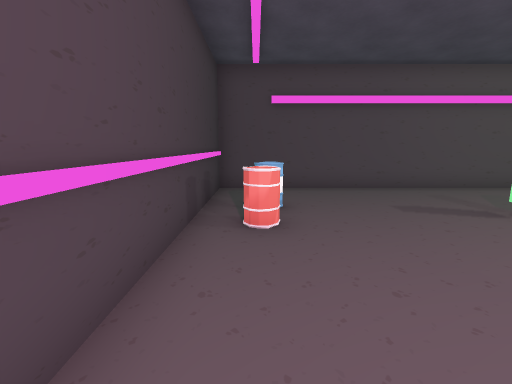
View 1 (above)

20 first-person views from a walk through a scene from a Unity 3-D project. The camera is 1.4 m above the floor, tilts 10° down and sees 90° across. The floor is counted in squares, 1 m on a side. Each view is taken from the middle of a square. On the plan, view 1 faces up. The plan holds only what a view shows up to about 13 squares ahead; the rest is blank. Some animated figures are not drawn.

View 2
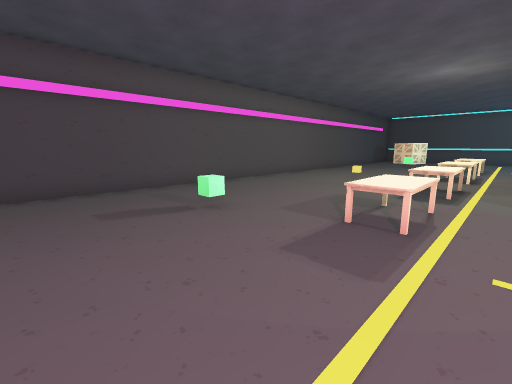

View 3
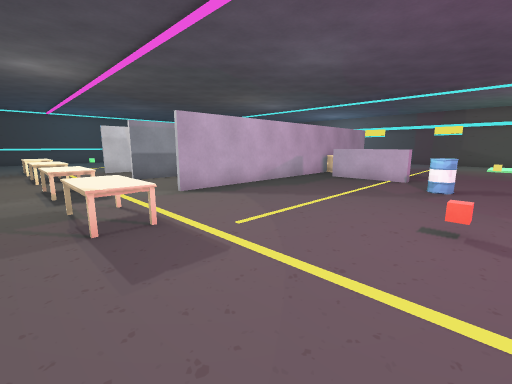

View 4
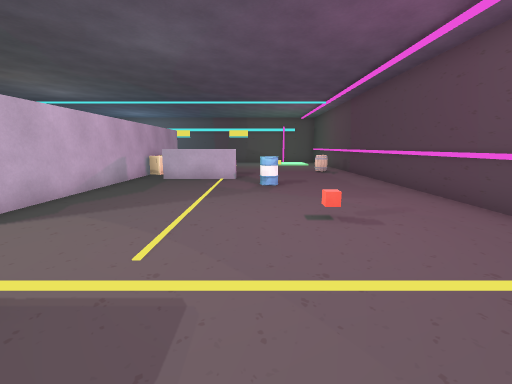

View 5
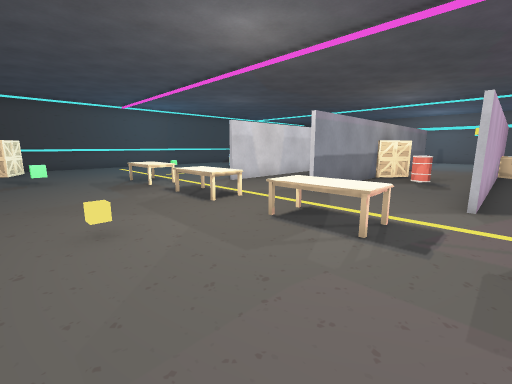

View 6
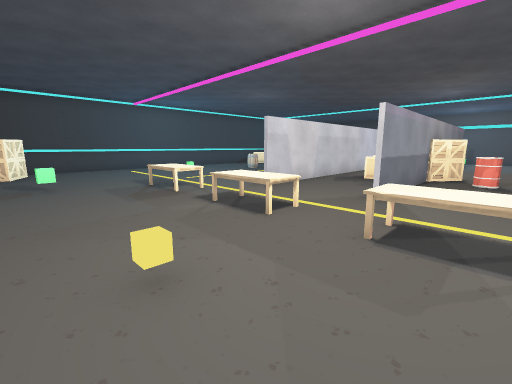

View 7
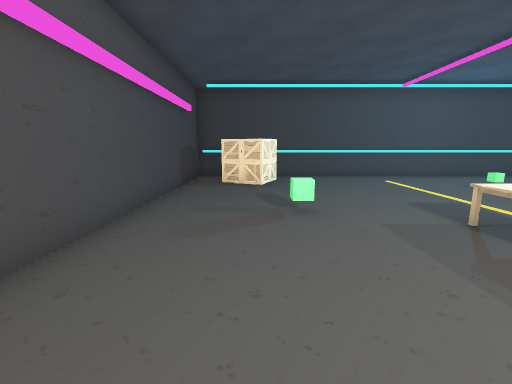

View 8
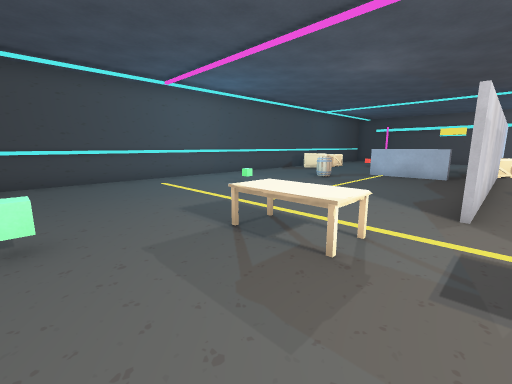

View 9
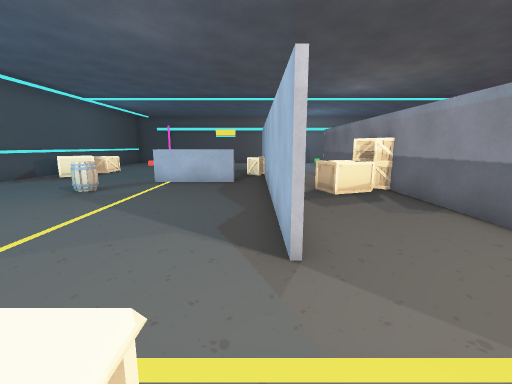

View 10
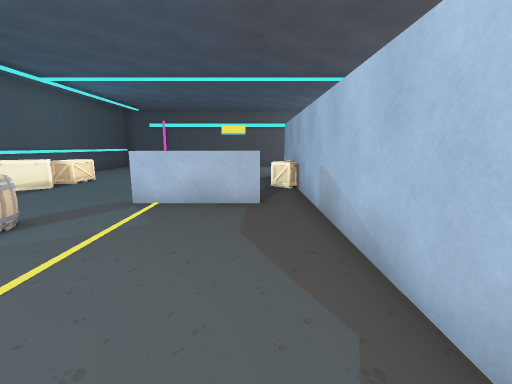

View 11
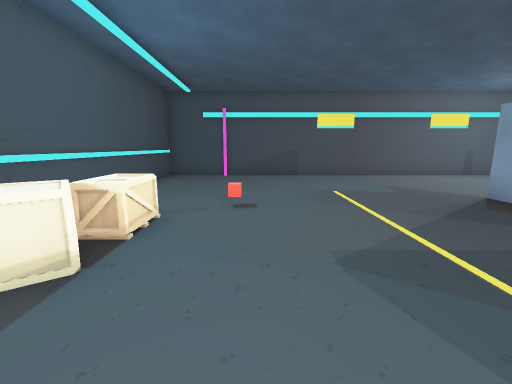

View 12
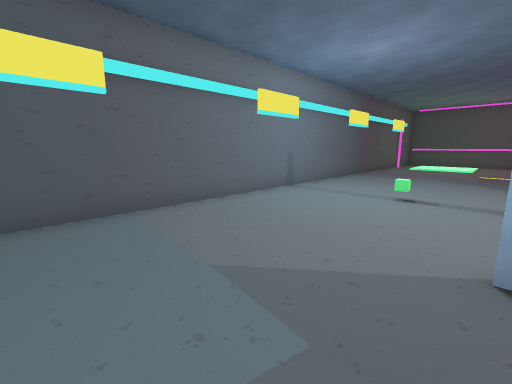

View 13
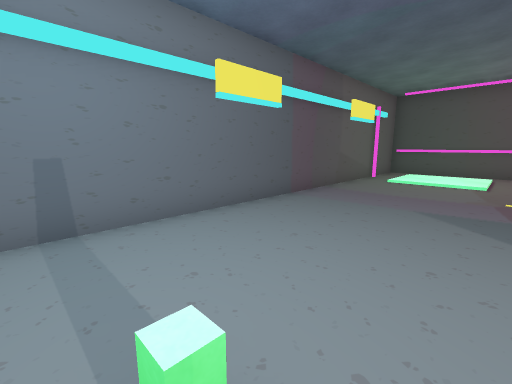

View 14
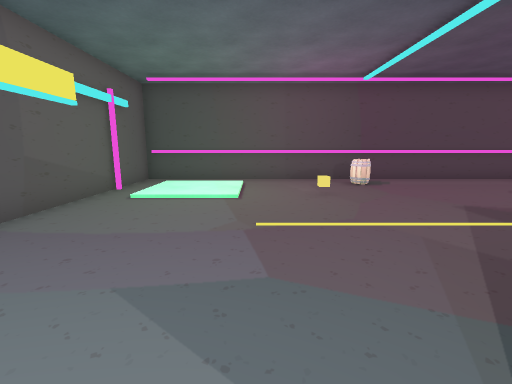

View 15
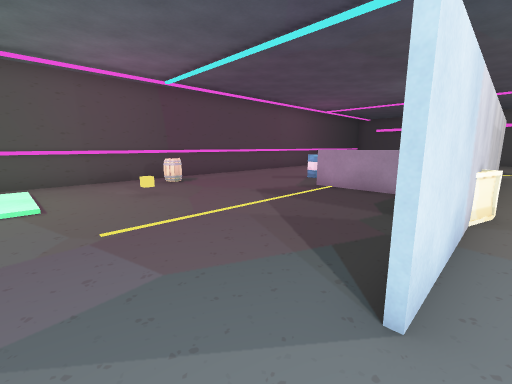

View 16
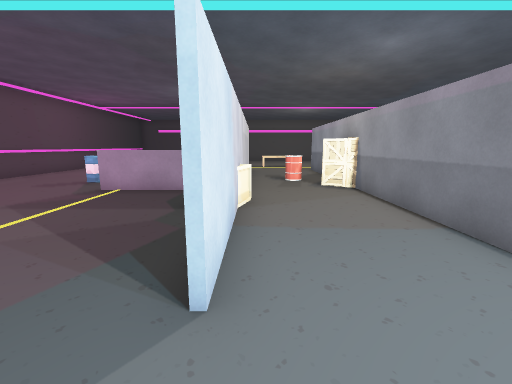

View 17
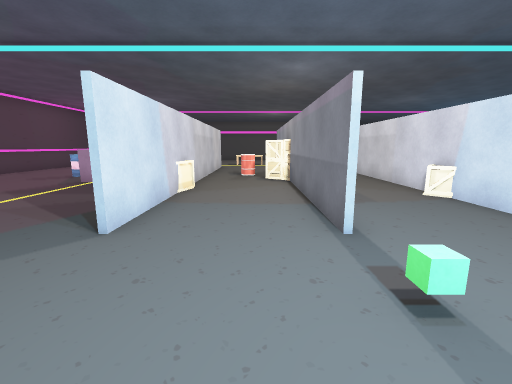

View 18
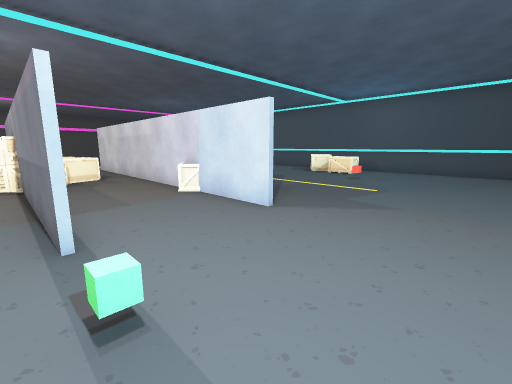

View 19
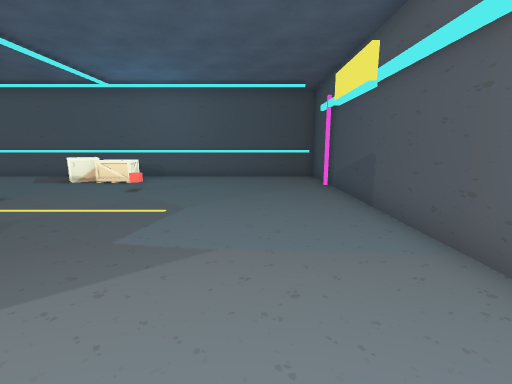

View 20
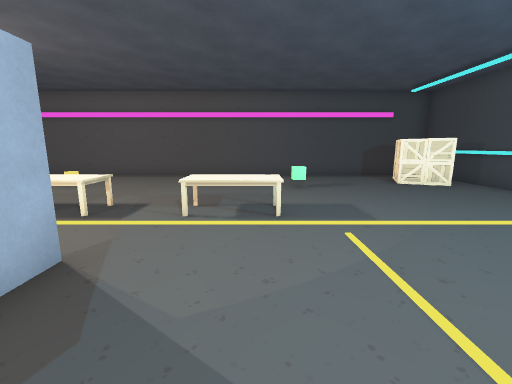

### Floor plan
Points are (right, up) in squares from view 1. A wall is a line through its corners. A room is listed if a view was taken in it or the views show most of it. See-through windows are left out.
Room 1 (views 1, 2, 3, 4, 5, 6, 7, 8, 9, 10, 11, 12, 13, 14, 15, 16, 17, 18, 19, 20)
walls: (13.4, -5.5) (13.4, -1); (13.6, -9.8) (13.6, -11.2); (13.6, -2.2) (13.6, -5.5); (9.4, -9.5) (9.4, -1); (7.6, -8.7) (5, -8.7); (9.6, -1) (9.6, -9.6); (17.4, -10.6) (17.4, -1); (9.6, -11.5) (9.6, -15); (18.9, -8.8) (18.9, -8.3) (22, -8.3); (17.6, -1) (17.6, -10.5); (17.6, -12.4) (17.6, -15); (4.9, -8.3) (8, -8.3); (13.4, -15.1) (13.4, -8.5); (17.4, -15.1) (17.4, -12.4); (-1.2, -2.1) (-1.2, -20.7) (0.6, -20.7); (2.5, -20.7) (24.5, -20.7); (26.4, -20.7) (28.2, -20.7) (28.2, 6.8); (28.2, 7.5) (28.2, 8.7) (-1.2, 8.7) (-1.2, 1)
objects: other object (0, -12); other object (0, 4) to (0, 5); other object (0, 6); other object (1, -21) to (2, -21); other object (3, -7) to (4, -7); other object (6, 5); other object (7, 1) to (8, 2); other object (9, -11) to (10, -10); other object (11, -6) to (12, -6); other object (11, 1) to (12, 2); other object (13, -8) to (14, -7); other object (14, -7) to (16, -6); other object (15, 1) to (16, 2); other object (17, -12) to (18, -11); other object (19, 1) to (20, 2); other object (22, 5); other object (23, -6) to (24, -6); other object (25, -21) to (26, -21); other object (26, -13) to (27, -12); other object (26, -11) to (27, -10); other object (26, 5) to (27, 7)

Where each view was taken, in squares from view 1:
view 1: 0 up, 0 right, facing up
view 2: 0 up, 2 right, facing up-right
view 3: 3 up, 2 right, facing down-right
view 4: 3 up, 4 right, facing down
view 5: 6 up, 9 right, facing down-right
view 6: 6 up, 11 right, facing down-right
view 7: 6 up, 16 right, facing right
view 8: 5 up, 17 right, facing down-right
view 9: 2 up, 18 right, facing down
view 10: 2 down, 19 right, facing down
view 11: 8 down, 24 right, facing down
view 12: 15 down, 21 right, facing down-left
view 13: 16 down, 14 right, facing down-left
view 14: 16 down, 10 right, facing left
view 15: 17 down, 10 right, facing up-left
view 16: 17 down, 10 right, facing up
view 17: 19 down, 12 right, facing up
view 18: 19 down, 13 right, facing up-right
view 19: 18 down, 16 right, facing right
view 20: 4 down, 20 right, facing up
